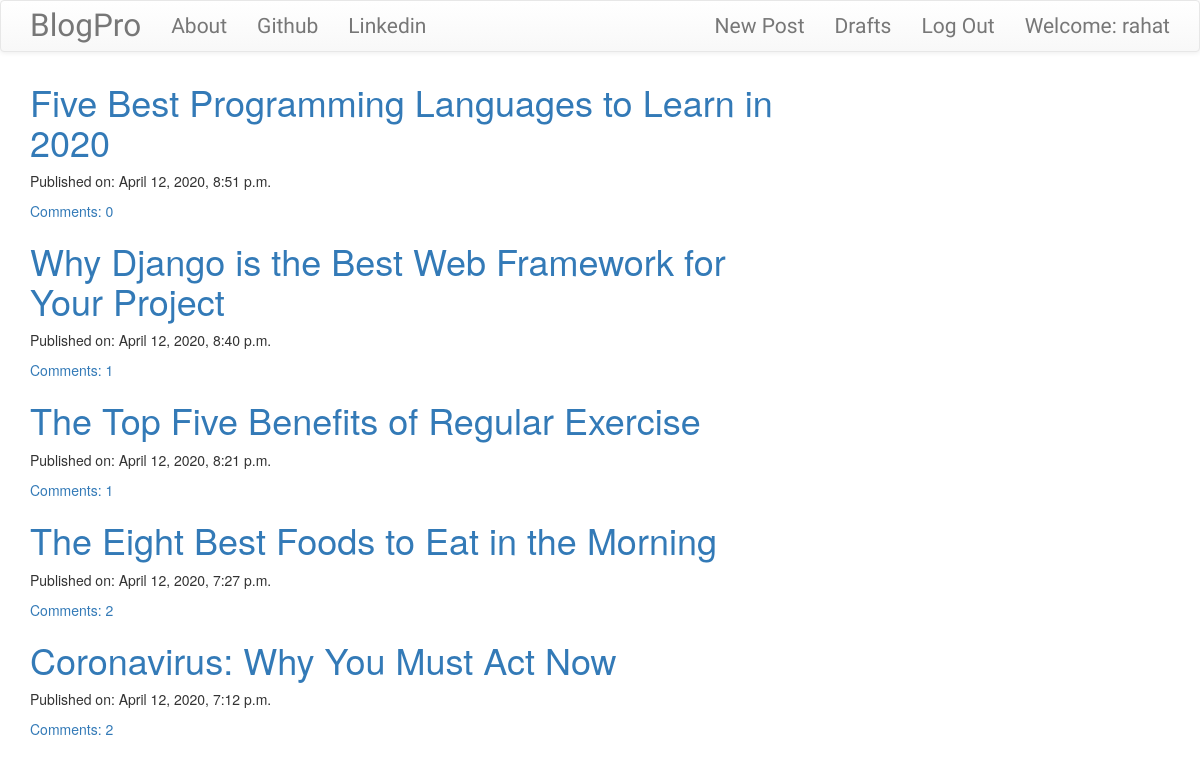
The app's page / (signed in) with its own data.
### blog/models.py (models this page shows, shortened)
class Post(models.Model):
    author = models.ForeignKey('auth.User', on_delete=models.CASCADE)
    title = models.CharField(max_length = 200)
    text = models.TextField()
    create_date = models.DateTimeField(default = timezone.now)
    published_date = models.DateTimeField(blank = True, null = True)
    def approve_comments(self):
        return self.comments.filter(approved_comment = True)

### blog/views.py (the view)
# urls.py: path('', views.PostListView.as_view(), name = 'post_list'),
class PostListView(ListView):
    model = Post
    def get_queryset(self):
        return Post.objects.filter(published_date__lte = timezone.now()).order_by('-published_date')

### blog/templates/blog/post_list.html
{% extends 'blog/base.html' %}
{% block content %}
<div class="centerstage">
  {% for post in post_list %}
    <div class="post">
      <h1><a href="{% url 'post_detail' pk=post.pk %}">{{ post.title }}</a></h1>
      <div class="date">
        <p>Published on: {{ post.published_date }}</p>
      </div>
      <a href="{% url 'post_detail' pk=post.pk %}">Comments: {{ post.approve_comments.count }}</a>
    </div>
  {% endfor %}
</div>
{% endblock %}

### blog/templates/blog/base.html (shortened to what this page needs)
<!DOCTYPE html>
{% load static %}
<html lang="en" dir="ltr">
  <head>
    <link rel="stylesheet" href="https://maxcdn.bootstrapcdn.com/bootstrap/3.3.7/css/bootstrap.min.css">
    <link rel="stylesheet" href="https://maxcdn.bootstrapcdn.com/bootstrap/3.3.7/css/bootstrap-theme.min.css">
    <link rel="stylesheet" href="//cdn.jsdelivr.net/npm/medium-editor@latest/dist/css/medium-editor.min.css" type="text/css" media="screen" charset="utf-8">
    <link rel="stylesheet" href="{% static 'css/blog.css' %}">
    <link rel="stylesheet" href="{% static 'css/about.css' %}">
  </head>
  <body class="">
    <nav class="navbar navbar-default techfont custom-navbar">
      <div class="container">
        <ul class="nav navbar-nav">
          <li> <a class="navbar-brand bigbrand" href="{% url 'post_list' %}">BlogPro</a> </li>
          <li> <a href="{% url 'about' %}">About</a> </li>
          <li> <a href="https://www.github.com">Github</a> </li>
          <li> <a href="https://www.linkedin.com">Linkedin</a> </li>
        </ul>
        <ul class="nav navbar-nav navbar-right">
          {% if user.is_authenticated %}
            <li> <a href="{% url 'post_new' %}">New Post</a> </li>
            <li> <a href="{% url 'post_draft_list' %}">Drafts</a> </li>
            <li> <a href="{% url 'logout' %}">Log Out</a> </li>
            <li> <a> Welcome: {{ user.username }} </a> </li>
          {% else %}
            <li> <a class="nav navbar-right" href="{% url 'login' %}">
              <span class="glyphicon glyphicon-user"></span>
            </a> </li>
          {% endif %}
        </ul>
      </div>
    </nav>
    <div class="content container">
        <div class="row">
            <div class="col-md-8">
              <div class="blog_posts">
                {% block content %}
                {% endblock %}
              </div>
            </div>
        </div>
    </div>
  </body>
</html>

### blog/static/css/blog.css (style rules this page uses)
.techfont { font-family: 'Girassol', cursive; font-size: 1.5em; margin-bottom: 10px; }
.bigbrand { font-size: 1.5em; }
.centerstage { margin-left: auto; margin-right: auto; }

### blog/static/css/about.css (style rules this page uses)
body, html { height: 100%; margin: 0; }

### records on screen
Post: title "Five Best Programming Languages to Learn in 2020", published_date "April 12, 2020, 8:51 p.m.", approve_comments.count "0"
Post: title "Why Django is the Best Web Framework for Your Project", published_date "April 12, 2020, 8:40 p.m.", approve_comments.count "1"
Post: title "The Top Five Benefits of Regular Exercise", published_date "April 12, 2020, 8:21 p.m.", approve_comments.count "1"
Post: title "The Eight Best Foods to Eat in the Morning", published_date "April 12, 2020, 7:27 p.m.", approve_comments.count "2"
Post: title "Coronavirus: Why You Must Act Now", published_date "April 12, 2020, 7:12 p.m.", approve_comments.count "2"

### other values on screen
{{ user.username }} "rahat"
